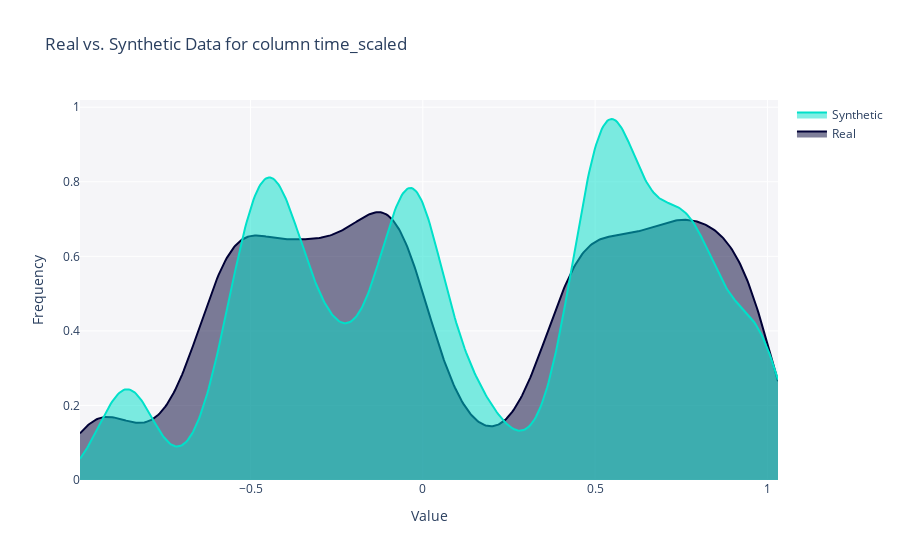

Write notebook code for a chart like this one.
### Code cell
from sdv.evaluation.single_table import get_column_plot

fig = get_column_plot(
    real_data=new_df,
    synthetic_data=ctgan_df,
    column_name='time_scaled',
    metadata=metadata
)
    
fig.show()

### Figure 1 — Plotly figure (JSON) as saved in the notebook; plotly's stock layout.template omitted (floating-point values rounded to 4 significant figures; data arrays with more than 128 entries replaced by an {"elided": "..."} marker saying what was removed)
{"data": [{"fill": "tozeroy", "hovertemplate": "<b>Real</b><br>Value: %{x}<br>Frequency: %{y}<extra></extra>", "legendgroup": "Real", "marker": {"color": "#000036"}, "mode": "lines", "name": "Real", "showlegend": true, "type": "scatter", "x": {"elided": "500 float values"}, "xaxis": "x", "y": {"elided": "500 float values"}, "yaxis": "y"}, {"fill": "tozeroy", "hovertemplate": "<b>Synthetic</b><br>Value: %{x}<br>Frequency: %{y}<extra></extra>", "legendgroup": "Synthetic", "marker": {"color": "#01E0C9"}, "mode": "lines", "name": "Synthetic", "showlegend": true, "type": "scatter", "x": {"elided": "500 float values"}, "xaxis": "x", "y": {"elided": "500 float values"}, "yaxis": "y"}], "layout": {"barmode": "overlay", "hovermode": "closest", "legend": {"traceorder": "reversed"}, "plot_bgcolor": "#F5F5F8", "title": {"text": "Real vs. Synthetic Data for column time_scaled"}, "xaxis": {"anchor": "y2", "domain": [0, 1], "title": {"text": "Value"}, "zeroline": false}, "yaxis": {"anchor": "free", "domain": [0, 1], "position": 0, "title": {"text": "Frequency"}}}}
